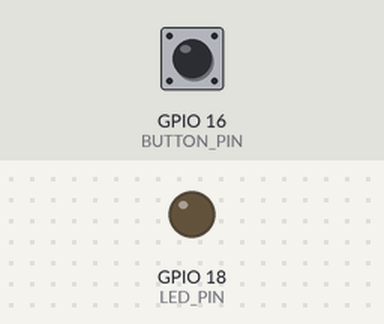
A program run on a simulated Raspberry Pi (BCM pin numbers). Parts: output pins drawn as LEDs (lit = HIGH). The test bench sets the inputs (shaded band); at power-on: GPIO 16 (BUTTON_PIN) HIGH.

Above: at 1.2 s.
1.3 s: GPIO 16 (BUTTON_PIN) pulled LOW for 0.15 s
At 1.37 s:
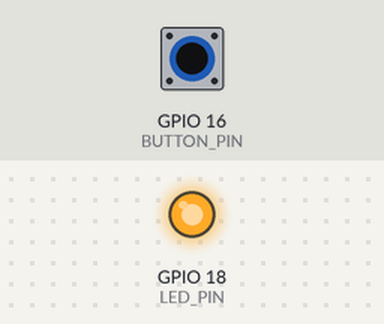
2.9 s: GPIO 16 (BUTTON_PIN) pulled LOW for 3.2 s
At 7.0 s:
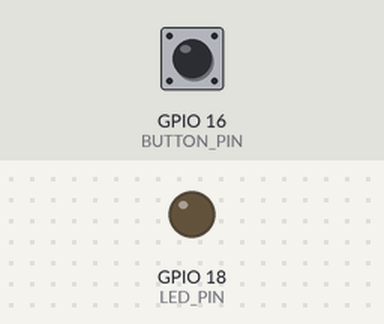
Timing chart, 0 to 8.5 s (numbered marks = the images above; inputs shaded):
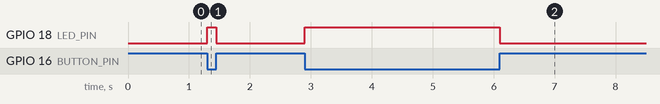

Measured:
- after the input at 1.3 s, GPIO 18 (LED_PIN): LOW → HIGH at once, → LOW 0.15 s later
- after the input at 2.9 s, GPIO 18 (LED_PIN): LOW → HIGH at once, → LOW 3.2 s later

The program:

2c-pushbutton-led.py
```python
import RPi.GPIO as GPIO

# Constants won't change. They're used here to set pin numbers:
BUTTON_PIN = 16  # The number of the pushbutton pin
LED_PIN = 18     # The number of the LED pin

# Variables will change:
button_state = 0  # Variable for reading the pushbutton status

# Set up GPIO
GPIO.setmode(GPIO.BCM)  # Use BCM GPIO numbering
GPIO.setup(LED_PIN, GPIO.OUT)           # Initialize the LED pin as an output
GPIO.setup(BUTTON_PIN, GPIO.IN, pull_up_down=GPIO.PUD_UP)  # Initialize the pushbutton pin as a pull-up input

try:
    while True:
        # Read the state of the pushbutton value:
        button_state = GPIO.input(BUTTON_PIN)

        # Control LED according to the state of the button
        if button_state == GPIO.LOW:  # If the button is pressed
            GPIO.output(LED_PIN, GPIO.HIGH)  # Turn on LED
        else:  # Otherwise, the button is not pressed
            GPIO.output(LED_PIN, GPIO.LOW)  # Turn off LED

except KeyboardInterrupt:
    # Clean up GPIO on program exit
    GPIO.cleanup()
```
